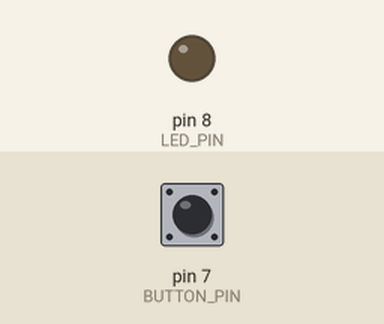
Recording of a sketch running on a simulated Arduino Uno, built with avr-gcc and run on an emulated ATmega328P. On the bench: output pins drawn as LEDs (lit = HIGH). Inputs (shaded band) come from the test bench; at power-on: pin 7 (BUTTON_PIN) HIGH.

Above: at 1.2 s.
1.3 s: pin 7 (BUTTON_PIN) pulled LOW for 0.15 s
At 2.5 s:
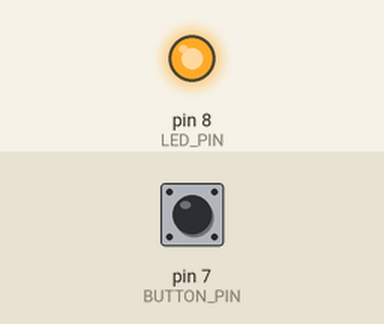
2.9 s: pin 7 (BUTTON_PIN) pulled LOW for 1 s
At 3.8 s:
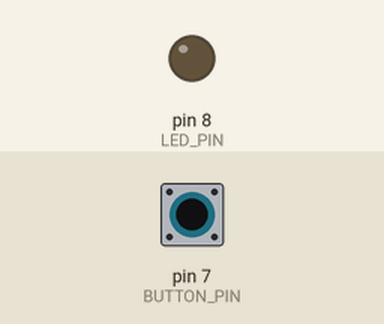
5.4 s: pin 7 (BUTTON_PIN) pulled LOW for 3.2 s
At 5.7 s:
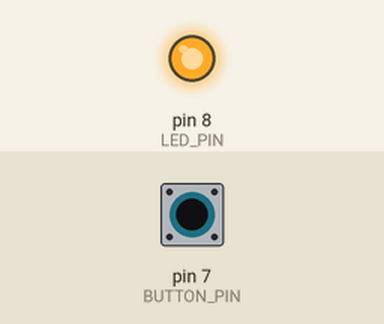
Timing chart, 0 to 8.4 s (numbered marks = the images above; inputs shaded):
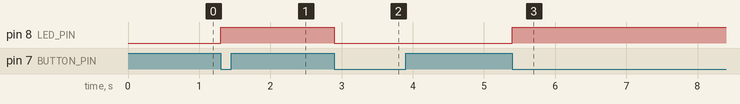

The sketch:

2PushButton_andLed.ino
```cpp
#define LED_PIN 8
#define BUTTON_PIN 7

bool ledState = LOW;  // Keadaan awal LED mati
bool lastButtonState = HIGH;  // Keadaan awal tombol tidak ditekan

void setup() {
  pinMode(LED_PIN, OUTPUT);  // Pin LED sebagai output
  pinMode(BUTTON_PIN, INPUT_PULLUP);  // Pin tombol sebagai input dengan pull-up internal
  digitalWrite(LED_PIN, ledState);  // Set kondisi awal LED
}

void loop() {
  bool currentButtonState = digitalRead(BUTTON_PIN);  // Baca keadaan tombol

  // Jika tombol ditekan dan dilepas (transisi dari HIGH ke LOW)
  if (currentButtonState == LOW && lastButtonState == HIGH) {
    ledState = !ledState;  // Toggle keadaan LED
    digitalWrite(LED_PIN, ledState);  // Ubah keadaan LED sesuai toggle
    delay(50);  // Debounce sederhana
  }

  lastButtonState = currentButtonState;  // Simpan keadaan tombol terakhir
}
```

Measured:
- after the input at 1.3 s, pin 8 (LED_PIN): LOW → HIGH at once
- after the input at 2.9 s, pin 8 (LED_PIN): HIGH → LOW at once
- after the input at 5.4 s, pin 8 (LED_PIN): LOW → HIGH at once
